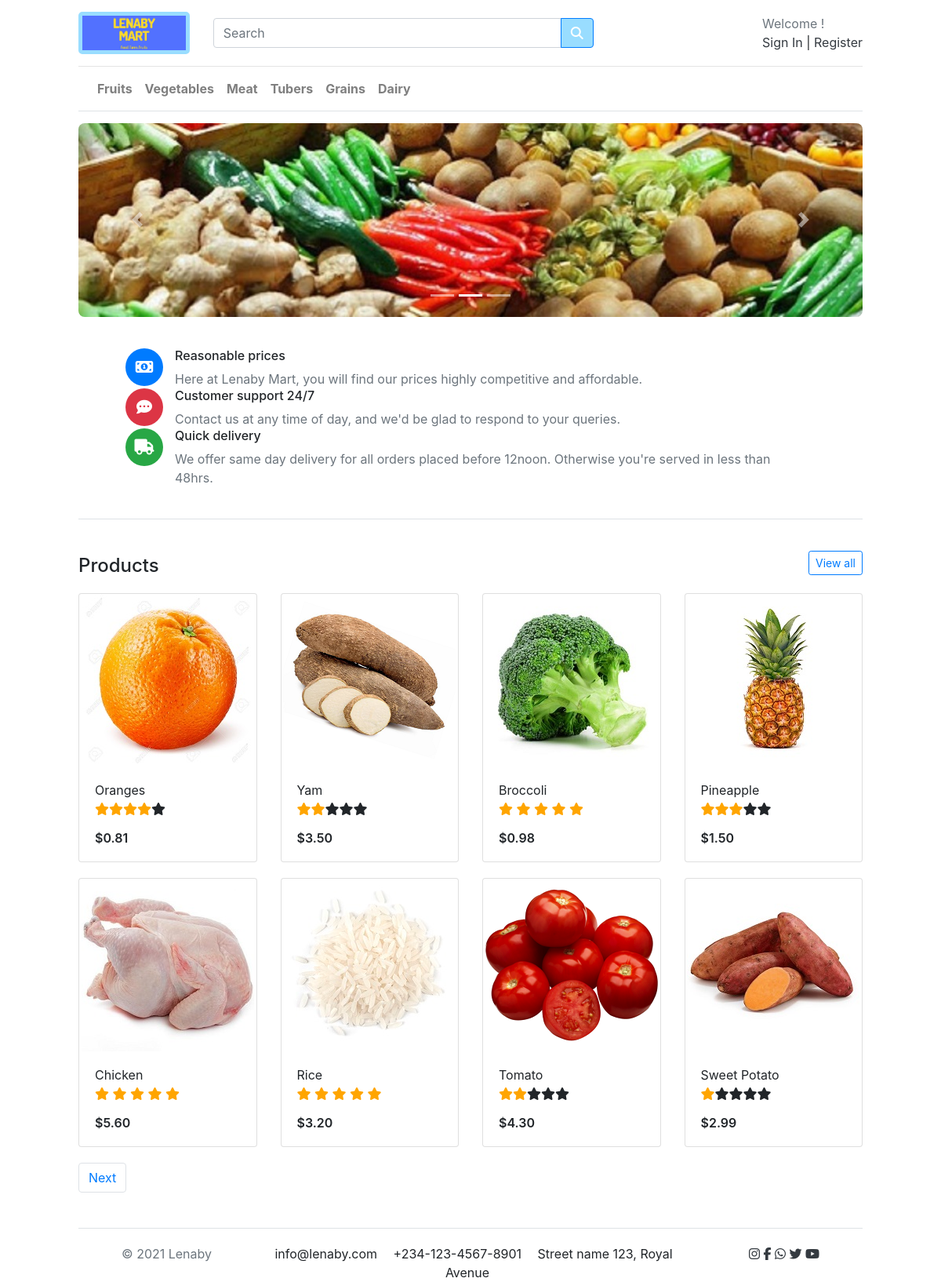
The page / on the database its author committed.
### mart/models.py (models this page shows, shortened)
class Product(models.Model):
    CATEGORY = [
        ('FR', 'Fruits'),
        ('VG', 'Vegetables'),
        ('MT', 'Meat'),
        ('GR', 'Grains'),
        ('TU', 'Tubers'),
        ('DY', 'Dairy'),
    ]
    name = models.CharField(max_length=30)
    uom = models.CharField(max_length=10)
    price = models.DecimalField(max_digits=6, decimal_places=2,null=True, blank=True)
    category = models.CharField(max_length=2, choices=CATEGORY, default='FR',)
    long_description = models.TextField(max_length=200)
    stock = models.IntegerField(default=0)
    image = models.ImageField(upload_to='', blank=True, null=True)
    @property
    def avg_rating(self):
        reviews = self.reviews_set.all().aggregate(Avg('rating'))
        if not self.reviews_set.all():
            return 1
        return reviews.get('rating__avg', 1)

### mart/views.py (the view)
# urls.py: path("", views.index, name="index"),
def index(request):
    product = Product.objects.all()
    pager = Paginator(product, 8)  # Show 8 products per page.
    page_number = request.GET.get('page', 1)
    page = pager.page(page_number)
    if request.user.is_authenticated:
        order, create = Order.objects.get_or_create(creator=request.user, status=False)
        items = OrderItem.objects.filter(order=order).all()
        if order.order_number is None:
            ref_id = ''.join(random.choices(string.ascii_uppercase + string.digits, k=6))
            order.order_number = ref_id
            order.save()
    else:
        items = []
        order = {'cart_total': 0, 'item_total': 0}
    return render(request, "mart/index.html", {
        "products": page,
        "items": items,
        "order": order
    })

### mart/templates/mart/index.html (shortened to what this page needs)
{% extends "mart/layout.html" %}
{% load static %}
{% block body %}
    <section class="carousel-section">
      <div id="carouselExampleIndicators" class="carousel slide" data-ride="carousel" data-interval="2000">
        <ol class="carousel-indicators">
          <li data-target="#carouselExampleIndicators" data-slide-to="0" class="active"></li>
          <li data-target="#carouselExampleIndicators" data-slide-to="1"></li>
          <li data-target="#carouselExampleIndicators" data-slide-to="2"></li>
        </ol>
        <div class="carousel-inner">
          <div class="carousel-item">
            <img class="d-block w-100" src="{% static 'mart/mart 1.jpg' %}" alt="Second slide">
          </div>
        </div>
        <a class="carousel-control-prev" href="#carouselExampleIndicators" role="button" data-slide="prev">
          <span class="carousel-control-prev-icon" aria-hidden="true"></span>
        </a>
        <a class="carousel-control-next" href="#carouselExampleIndicators" role="button" data-slide="next">
          <span class="carousel-control-next-icon" aria-hidden="true"></span>
        </a>
      </div>
    </section>
    <section class="section-specials padding-y border-bottom">
        <div>
        <div class="row">
        <div class="col-md-4">
                    <figure class="itemside" style="margin-bottom: 0">
                        <div class="aside">
                            <span class="icon-lg rounded-circle bg-primary">
                                <i class="fa fa-money-bill-alt white"></i>
                            </span>
                        </div>
                        <figcaption class="info">
                            <h6 class="title">Reasonable prices</h6>
                            <p class="text-muted">Here at Lenaby Mart, you will find our prices highly competitive and affordable.</p>
                        </figcaption>
                    </figure>
            </div>
            <div class="col-md-4">
                    <figure class="itemside" style="margin-bottom: 0">
                        <div class="aside">
                            <span class="icon-lg rounded-circle bg-danger">
                                <i class="fa fa-comment-dots white"></i>
                            </span>
                        </div>
                        <figcaption class="info">
                            <h6 class="title">Customer support 24/7 </h6>
                            <p class="text-muted">Contact us at any time of day, and we'd be glad to respond to your queries. </p>
                        </figcaption>
                    </figure>
            </div>
            <div class="col-md-4">
                    <figure class="itemside" style="margin-bottom: 0">
                        <div class="aside">
                            <span class="icon-lg rounded-circle bg-success">
                                <i class="fa fa-truck white"></i>
                            </span>
                        </div>
                        <figcaption class="info">
                            <h6 class="title">Quick delivery</h6>
                            <p class="text-muted">We offer same day delivery for all orders placed before 12noon. Otherwise you're served in less than 48hrs.</p>
                        </figcaption>
                    </figure>
            </div>
        </div>
        </div>
    </section>
      <section class="section-content padding-z">
        <div>
        <header class="section-heading">
            {% if query %}
            {% else %}
            <button id="see" class="btn btn-outline-primary btn-sm float-right">View all</button>
            {% endif %}
            <h4 class="section-title">Products</h4>
        </header>
        <div id="paginate-view">
            <div class="row">
                {% for product in products %}
                    <div class="col-md-3">
                        <div href="{% url 'product' product.id %}" class="card card-product-grid">
                            <a href="{% url 'product' product.id %}" class="img-wrap"> <img src="{{ product.image.url }}" alt="No Image"> </a>
                            <figcaption class="info-wrap">
                                <div class="title">{{ product.name }}</div>
                                {% if product.avg_rating == 1 %}
                                <div style="padding-bottom: 5%;">
                                    <span class="fa fa-star checked"></span><span class="fa fa-star"></span><span class="fa fa-star"></span><span class="fa fa-star"></span><span class="fa fa-star"></span>
                                </div>
                                {% elif product.avg_rating == 2 %}
                                <div style="padding-bottom: 5%;">
                                    <span class="fa fa-star checked"></span><span class="fa fa-star checked"></span><span class="fa fa-star"></span><span class="fa fa-star"></span><span class="fa fa-star"></span>
                                </div>
                                {% elif product.avg_rating == 3 %}
                                <div style="padding-bottom: 5%;">
                                    <span class="fa fa-star checked"></span><span class="fa fa-star checked"></span><span class="fa fa-star checked"></span><span class="fa fa-star"></span><span class="fa fa-star"></span>
                                </div>
                                {% elif product.avg_rating == 4 %}
                                <div style="padding-bottom: 5%;">
                                    <span class="fa fa-star checked"></span><span class="fa fa-star checked"></span><span class="fa fa-star checked"></span><span class="fa fa-star checked"></span><span class="fa fa-star"></span>
                                </div>
                                {% elif product.avg_rating == 5 %}
                                <div style="padding-bottom: 5%;">
                                    <span class="fa fa-star checked"></span>
                                    <span class="fa fa-star checked"></span>
                                    <span class="fa fa-star checked"></span>
                                    <span class="fa fa-star checked"></span>
                                    <span class="fa fa-star checked"></span>
                                </div>
                                {% endif %}
                                <div class="price mt-1">${{ product.price }}</div>
                            </figcaption>
                        </div>
                    </div>
                {% endfor %}
            </div>
            <nav>
              <ul class="pagination">
                  {% if products.has_next %}
                    {% if query %}
                    <li class="page-item"><a class="page-link" href="{% url 'results' %}?page={{ products.next_page_number }}&q={{ query }}">Next</a></li>
                    {% else %}
                    <li class="page-item"><a class="page-link" href="{% url 'index' %}?page={{ products.next_page_number }}">Next</a></li>
                    {% endif %}
                  {% endif %}
              </ul>
            </nav>
        </div>
        </div>
        </section>
{% endblock %}

### mart/templates/mart/layout.html (shortened to what this page needs)
{% load static %}
<!DOCTYPE html>
    <head>
        <link rel="stylesheet" href="https://stackpath.bootstrapcdn.com/bootstrap/4.4.1/css/bootstrap.min.css">
        <link href="{% static 'mart/styles.css' %}" rel="stylesheet">
    </head>
    <body>
        <div id="page-container">
            <div id="content-wrap">
                <nav class="main-header navbar-expand navbar-white navbar-light" style="border-bottom:1px solid #e4e4e4 !important; padding: 15px 0;">
                    <div class="row align-items-center">
                        <div class="col-lg-2 col-6">
                            <a href="{% url 'index' %}">
                                <img src="{% static 'mart/LogoCopy.png' %}" alt="Logo" style="width:100%; border-radius:5px; border:5px solid #99ddff;">
                            </a>
                        </div>
                        <div class="col-lg-6 col-12 col-sm-12">
                            <form method="get" action="{% url 'results' %}" class="search">
                                <div class="input-group w-100">
                                    <input name="q" value="{{ request.GET.q }}" type="text" class="form-control" placeholder="Search">
                                    <div class="input-group-append">
                                      <button class="btn btn-primary" type="submit" style="background-color:#99ddff;">
                                        <i class="fa fa-search"></i>
                                      </button>
                                    </div>
                                </div>
                            </form>
                        </div>
                        <div class="col-lg-4 col-sm-6 col-12">
                            <div class="float-lg-right">
                                <ul class="navbar-nav ml-auto">
                                    <li>
                                        <div style="margin-left: 10px;">
                                            <span class="text-muted">Welcome {{ user.username }}!</span>
                                            {% if user.is_authenticated %}
                                            <div>
                                                <a href="{% url 'logout' %}">Log Out</a>
                                            </div>
                                            {% else %}
                                            <div>
                                                <a href="{% url 'login' %}">Sign In</a> |
                                                <a href="{% url 'register' %}"> Register</a>
                                            </div>
                                            {% endif %}
                                        </div>
                                    </li>
                                </ul>
                            </div>
                        </div>
                    </div>
                </nav>
                <nav class="navbar navbar-main navbar-expand-lg navbar-light border-bottom">
                  <div>
                    <div class="collapse navbar-collapse" id="main_nav">
                      <ul class="navbar-nav">
                        <li class="nav-item">
                            <strong><a class="nav-link" href="{% url 'category' 'FR' %}">Fruits</a></strong>
                        </li>
                        <li class="nav-item">
                            <strong><a class="nav-link" href="{% url 'category' 'VG' %}">Vegetables</a></strong>
                        </li>
                        <li class="nav-item">
                            <strong><a class="nav-link" href="{% url 'category' 'MT' %}">Meat</a></strong>
                        </li>
                        <li class="nav-item">
                            <strong><a class="nav-link" href="{% url 'category' 'TU' %}">Tubers</a></strong>
                        </li>
                        <li class="nav-item">
                            <strong><a class="nav-link" href="{% url 'category' 'GR' %}">Grains</a></strong>
                        </li>
                        <li class="nav-item">
                            <strong><a class="nav-link" href="{% url 'category' 'DY' %}">Dairy</a></strong>
                        </li>
                      </ul>
                    </div>
                  </div>
                </nav>
                <div class="body">
                    {% block body %}
                    {% endblock %}
                </div>
            </div>
            <section id="footer" class="footer-bottom border-top row">
                <div class="col-md-2">
                    <p class="text-muted"> © 2021 Lenaby </p>
                </div>
                <div class="col-md-8 text-md-center">
                    <span class="px-2">info@lenaby.com</span>
                    <span class="px-2">+234-123-4567-8901</span>
                    <span class="px-2">Street name 123, Royal Avenue</span>
                </div>
                <div class="col-md-2 text-md-right text-muted">
                    <a href="#"><i class="fa fa-instagram"></i></a>
                    <a href="#"><i class="fa fa-facebook"></i></a>
                    <a href="#"><i class="fa fa-whatsapp"></i></a>
                    <a href="#"><i class="fa fa-twitter"></i></a>
                    <a href="#"><i class="fa fa-youtube-play"></i></a>
                </div>
            </section>
        </div>
    </body>
</html>

### mart/static/mart/styles.css (style rules this page uses)
body { padding: 0px 100px 20px 100px; line-height: 1.5; }
.carousel-item>img { width: 100%; border-radius: 0.5rem; }
.carousel-section { padding-top: 15px; border-radius: 5px; }
.section-heading { margin-top: 15px; margin-bottom: 20px; }
.img-wrap { text-align:center; overflow: hidden; }
.info-wrap { overflow: hidden; padding: 18px 20px; }
.price { font-weight: 600; color: #212529; }
.padding-y { padding: 40px 60px 40px 60px; }
.padding-z { padding: 30px 0px 30px 0px; }
.footer-bottom { padding:0 40px 0 40px; }
a { color:#343a40; }
.float-right { position: relative; bottom: 5px; }
.icon-lg { width: 48px; line-height: 48px !important; font-size: 20px; display: inline-block; text-align: center; flex-shrink: 0; flex-grow: 0; }
.itemside { position: relative; display: flex; width: 100%; }
.itemside .info { padding-left: 15px; padding-right: 7px; }
.white { color: #fff; }
.itemside p { margin-bottom: 0; }
.card-product-grid { margin-bottom: 20px; }
.footer-bottom { padding-top: 20px; padding-bottom: 20px; margin: auto; }
#page-container { position: relative; min-height: 100vh; }
#content-wrap { padding-bottom: 2.5rem; }
#footer { position: absolute; bottom: 0; width: 100%; height: 2.5rem; }
.checked { color: orange; }
@media (min-width: 768px) { .col-md-3 { flex: 0 0 25%; max-width: 100%; } }
@media (max-width: 1410px) { .col-md-4 { flex: none; max-width: none; } }

### rows shown on the page
Product: image (picture), name "Oranges", price "0.81"
Product: image (picture), name "Yam", price "3.50"
Product: image (picture), name "Broccoli", price "0.98"
Product: image (picture), name "Pineapple", price "1.50"
Product: image (picture), name "Chicken", price "5.60"
Product: image (picture), name "Rice", price "3.20"
Product: image (picture), name "Tomato", price "4.30"
Product: image (picture), name "Sweet Potato", price "2.99"
